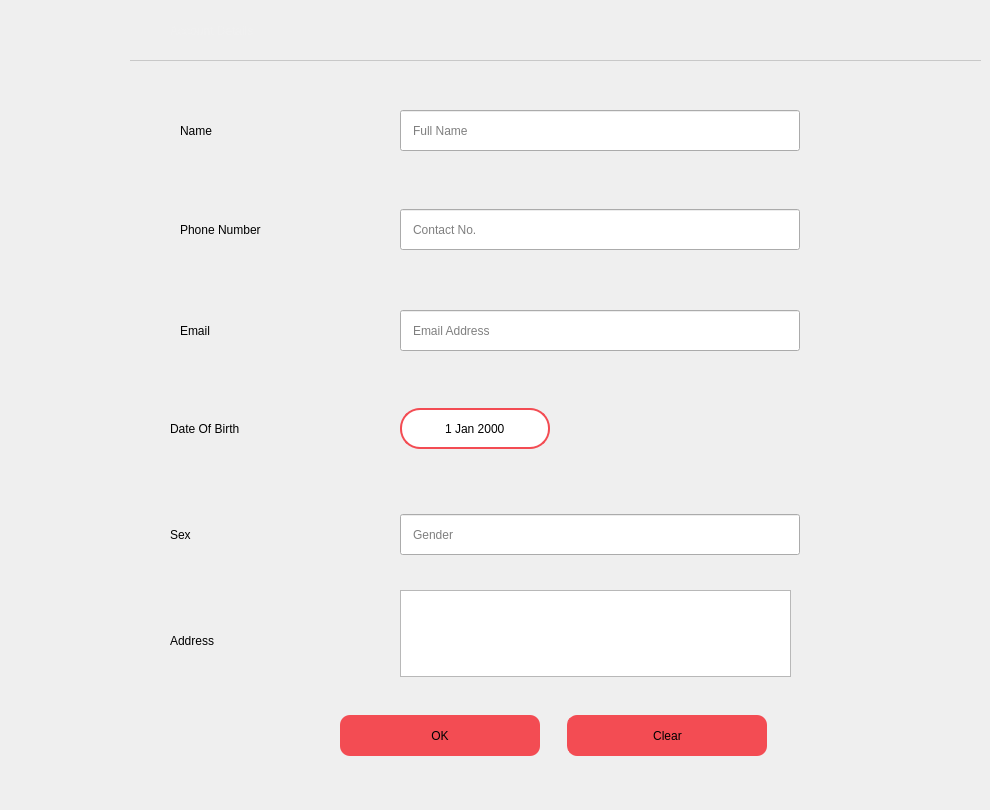
       <widget class="QWidget" name="pg_Account">
        <widget class="QFrame" name="frm_ProfileDetails">
         <property name="geometry">
          <rect>
           <x>130</x>
           <y>60</y>
           <width>851</width>
           <height>741</height>
          </rect>
         </property>
         <property name="focusPolicy">
          <enum>Qt::WheelFocus</enum>
         </property>
         <property name="styleSheet">
          <string notr="true">#frm_ProfileDetails {border-top: 1px solid rgb(200, 200, 200);}</string>
         </property>
         <property name="frameShape">
          <enum>QFrame::StyledPanel</enum>
         </property>
         <property name="frameShadow">
          <enum>QFrame::Raised</enum>
         </property>
         <widget class="QLabel" name="lbl_AccountDetailsName">
          <property name="geometry">
           <rect>
            <x>50</x>
            <y>50</y>
            <width>55</width>
            <height>41</height>
           </rect>
          </property>
          <property name="text">
           <string>Name</string>
          </property>
         </widget>
         <widget class="QLabel" name="lbl_AccountPhoneNumber">
          <property name="geometry">
           <rect>
            <x>50</x>
            <y>149</y>
            <width>131</width>
            <height>41</height>
           </rect>
          </property>
          <property name="text">
           <string>Phone Number</string>
          </property>
         </widget>
         <widget class="QLabel" name="txt_AccountDetailsEmail_2">
          <property name="geometry">
           <rect>
            <x>50</x>
            <y>250</y>
            <width>55</width>
            <height>41</height>
           </rect>
          </property>
          <property name="text">
           <string>Email</string>
          </property>
         </widget>
         <widget class="QLabel" name="lbl_AccountDOB">
          <property name="geometry">
           <rect>
            <x>40</x>
            <y>348</y>
            <width>121</width>
            <height>41</height>
           </rect>
          </property>
          <property name="text">
           <string>Date Of Birth</string>
          </property>
         </widget>
         <widget class="QDateEdit" name="dte_AccountDOB">
          <property name="geometry">
           <rect>
            <x>270</x>
            <y>348</y>
            <width>150</width>
            <height>41</height>
           </rect>
          </property>
          <property name="cursor">
           <cursorShape>IBeamCursor</cursorShape>
          </property>
          <property name="styleSheet">
           <string notr="true">border: 2px solid rgb(243,  76, 83);
border-radius: 20px;</string>
          </property>
          <property name="alignment">
           <set>Qt::AlignCenter</set>
          </property>
          <property name="buttonSymbols">
           <enum>QAbstractSpinBox::NoButtons</enum>
          </property>
         </widget>
         <widget class="QLabel" name="lbl_AccountSex">
          <property name="geometry">
           <rect>
            <x>40</x>
            <y>454</y>
            <width>81</width>
            <height>41</height>
           </rect>
          </property>
          <property name="text">
           <string>Sex</string>
          </property>
         </widget>
         <widget class="QLabel" name="lbl_City">
          <property name="geometry">
           <rect>
            <x>40</x>
            <y>560</y>
            <width>81</width>
            <height>41</height>
           </rect>
          </property>
          <property name="text">
           <string>Address</string>
          </property>
         </widget>
         <widget class="QLineEdit" name="txt_AccountDetailsName">
          <property name="geometry">
           <rect>
            <x>270</x>
            <y>50</y>
            <width>400</width>
            <height>41</height>
           </rect>
          </property>
          <property name="styleSheet">
           <string notr="true">padding-left: 10px;
padding-right: 10px;</string>
          </property>
          <property name="placeholderText">
           <string>Full Name</string>
          </property>
          <property name="clearButtonEnabled">
           <bool>true</bool>
          </property>
         </widget>
         <widget class="QLineEdit" name="txt_AccountDetailsPhoneNumber">
          <property name="geometry">
           <rect>
            <x>270</x>
            <y>149</y>
            <width>400</width>
            <height>41</height>
           </rect>
          </property>
          <property name="styleSheet">
           <string notr="true">padding-left: 10px;
padding-right: 10px;</string>
          </property>
          <property name="placeholderText">
           <string>Contact No.</string>
          </property>
          <property name="clearButtonEnabled">
           <bool>true</bool>
          </property>
         </widget>
         <widget class="QLineEdit" name="txt_AccountDetailsEmail">
          <property name="geometry">
           <rect>
            <x>270</x>
            <y>250</y>
            <width>400</width>
            <height>41</height>
           </rect>
          </property>
          <property name="styleSheet">
           <string notr="true">padding-left: 10px;
padding-right: 10px;</string>
          </property>
          <property name="placeholderText">
           <string>Email Address</string>
          </property>
          <property name="clearButtonEnabled">
           <bool>true</bool>
          </property>
         </widget>
         <widget class="QLineEdit" name="txt_AccountDetailsSex">
          <property name="geometry">
           <rect>
            <x>270</x>
            <y>454</y>
            <width>400</width>
            <height>41</height>
           </rect>
          </property>
          <property name="styleSheet">
           <string notr="true">padding-left: 10px;
padding-right: 10px;</string>
          </property>
          <property name="placeholderText">
           <string>Gender</string>
          </property>
          <property name="clearButtonEnabled">
           <bool>true</bool>
          </property>
         </widget>
         <widget class="QPushButton" name="btn_AccountOK">
          <property name="geometry">
           <rect>
            <x>210</x>
            <y>655</y>
            <width>200</width>
            <height>41</height>
           </rect>
          </property>
          <property name="cursor">
           <cursorShape>PointingHandCursor</cursorShape>
          </property>
          <property name="styleSheet">
           <string notr="true">#btn_AccountOK {
	border-radius: 10px;
	background: rgb(243, 76, 83);
}

#btn_AccountOK:hover {
	background: rgb(255, 50, 60);
}</string>
          </property>
          <property name="text">
           <string>OK</string>
          </property>
         </widget>
         <widget class="QPushButton" name="btn_AccountClear">
          <property name="geometry">
           <rect>
            <x>437</x>
            <y>655</y>
            <width>200</width>
            <height>41</height>
           </rect>
          </property>
          <property name="cursor">
           <cursorShape>PointingHandCursor</cursorShape>
          </property>
          <property name="focusPolicy">
           <enum>Qt::NoFocus</enum>
          </property>
          <property name="styleSheet">
           <string notr="true">#btn_AccountClear {
	border-left: 1px solid rgb(243, 76, 83);
	border-radius: 10px;
	background: rgb(243, 76, 83);
}

#btn_AccountClear:hover  {
	background: rgb(255, 60, 70);
}</string>
          </property>
          <property name="text">
           <string>Clear</string>
          </property>
         </widget>
         <widget class="QTextEdit" name="textEdit">
          <property name="geometry">
           <rect>
            <x>270</x>
            <y>530</y>
            <width>391</width>
            <height>87</height>
           </rect>
          </property>
         </widget>
        </widget>
        <widget class="QLabel" name="lbl_AccountDetails">
         <property name="geometry">
          <rect>
           <x>170</x>
           <y>10</y>
           <width>141</width>
           <height>41</height>
          </rect>
         </property>
         <property name="styleSheet">
          <string notr="true">color: rgb(240, 240, 240);</string>
         </property>
         <property name="text">
          <string>Account Details</string>
         </property>
        </widget>
       </widget>
